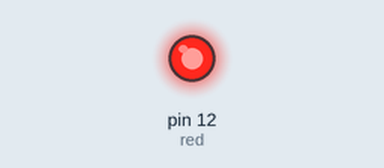
Simulated run of this sketch. Board: Arduino Uno, built with avr-gcc and run on an emulated ATmega328P. Parts: output pins drawn as LEDs (lit = HIGH).

Above: at 2.5 s.
At 7.5 s:
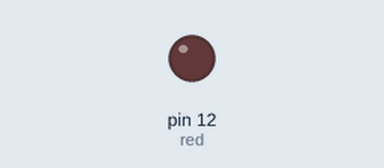
Timing chart, 0 to 13.0 s (numbered marks = the images above):
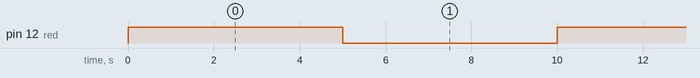

The sketch:

one_led_code.ino
```cpp
int red=12;
void setup()
{

  pinMode(12, OUTPUT); //red


}

void loop()
{
  digitalWrite (12,HIGH); //on red
    delay (5000); //5sec
  digitalWrite (12,LOW);//off red
      delay (5000); //5sec


}
```

Measured:
- by itself, pin 12 (red): alternates HIGH for 5.0 s and LOW for 5.0 s
